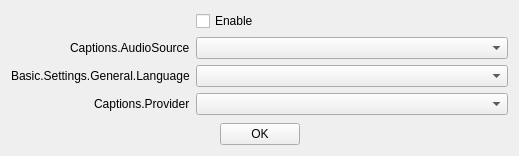
<?xml version="1.0" encoding="UTF-8"?>
<ui version="4.0">
 <class>CaptionsDialog</class>
 <widget class="QWidget" name="CaptionsDialog">
  <property name="geometry">
   <rect>
    <x>0</x>
    <y>0</y>
    <width>519</width>
    <height>156</height>
   </rect>
  </property>
  <property name="windowTitle">
   <string>Captions</string>
  </property>
  <layout class="QVBoxLayout" name="verticalLayout">
   <item>
    <layout class="QFormLayout" name="formLayout">
     <property name="labelAlignment">
      <set>Qt::AlignRight|Qt::AlignTrailing|Qt::AlignVCenter</set>
     </property>
     <item row="1" column="0">
      <widget class="QLabel" name="label">
       <property name="text">
        <string>Captions.AudioSource</string>
       </property>
       <property name="buddy">
        <cstring>source</cstring>
       </property>
      </widget>
     </item>
     <item row="1" column="1">
      <widget class="PLSComboBox" name="source">
       <property name="insertPolicy">
        <enum>QComboBox::InsertAlphabetically</enum>
       </property>
      </widget>
     </item>
     <item row="0" column="1">
      <widget class="QCheckBox" name="enable">
       <property name="text">
        <string>Enable</string>
       </property>
      </widget>
     </item>
     <item row="2" column="0">
      <widget class="QLabel" name="label_2">
       <property name="text">
        <string>Basic.Settings.General.Language</string>
       </property>
       <property name="buddy">
        <cstring>language</cstring>
       </property>
      </widget>
     </item>
     <item row="2" column="1">
      <widget class="PLSComboBox" name="language"/>
     </item>
     <item row="3" column="1">
      <widget class="PLSComboBox" name="provider">
       <property name="insertPolicy">
        <enum>QComboBox::InsertAlphabetically</enum>
       </property>
      </widget>
     </item>
     <item row="3" column="0">
      <widget class="QLabel" name="label_3">
       <property name="text">
        <string>Captions.Provider</string>
       </property>
      </widget>
     </item>
    </layout>
   </item>
   <item>
    <spacer name="verticalSpacer">
     <property name="orientation">
      <enum>Qt::Vertical</enum>
     </property>
     <property name="sizeHint" stdset="0">
      <size>
       <width>0</width>
       <height>0</height>
      </size>
     </property>
    </spacer>
   </item>
   <item>
    <layout class="QHBoxLayout" name="horizontalLayout">
     <item>
      <spacer name="horizontalSpacer">
       <property name="orientation">
        <enum>Qt::Horizontal</enum>
       </property>
       <property name="sizeHint" stdset="0">
        <size>
         <width>40</width>
         <height>20</height>
        </size>
       </property>
      </spacer>
     </item>
     <item>
      <widget class="QPushButton" name="accept">
       <property name="text">
        <string>OK</string>
       </property>
      </widget>
     </item>
     <item>
      <spacer name="horizontalSpacer_2">
       <property name="orientation">
        <enum>Qt::Horizontal</enum>
       </property>
       <property name="sizeHint" stdset="0">
        <size>
         <width>40</width>
         <height>20</height>
        </size>
       </property>
      </spacer>
     </item>
    </layout>
   </item>
  </layout>
 </widget>
 <customwidgets>
  <customwidget>
   <class>PLSComboBox</class>
   <extends>QComboBox</extends>
   <header>combobox.hpp</header>
  </customwidget>
 </customwidgets>
 <resources/>
 <connections>
  <connection>
   <sender>accept</sender>
   <signal>clicked()</signal>
   <receiver>CaptionsDialog</receiver>
   <slot>accept()</slot>
   <hints>
    <hint type="sourcelabel">
     <x>268</x>
     <y>331</y>
    </hint>
    <hint type="destinationlabel">
     <x>229</x>
     <y>-11</y>
    </hint>
   </hints>
  </connection>
 </connections>
</ui>
